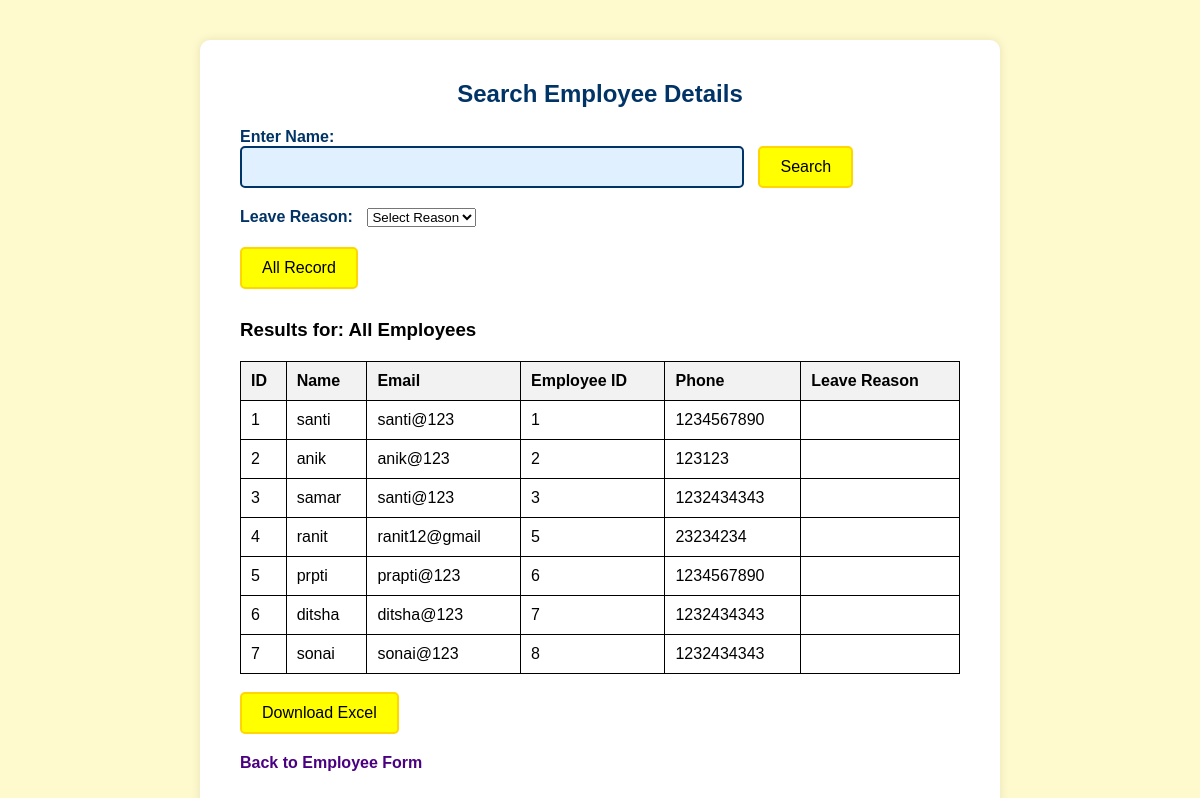
The page /all_employees on the database its author committed.
### tables this page shows
CREATE TABLE employees (
            id INTEGER PRIMARY KEY AUTOINCREMENT,
            name TEXT NOT NULL,
            email TEXT NOT NULL,
            employee_id TEXT NOT NULL,
            phone TEXT NOT NULL,
            address TEXT,
            leave_array TEXT DEFAULT ''
        );

### app.py (the view)
@app.route('/all_employees', methods=['GET'])
def all_employees():
    conn = sqlite3.connect('employee.db')
    cursor = conn.cursor()
    cursor.execute("SELECT * FROM employees")
    employees = cursor.fetchall()
    conn.close()
    return render_template('show_employee.html', employees=employees, names='All Employees', searched=True)

### templates/show_employee.html (shortened to what this page needs)
<!DOCTYPE html>
<html lang="en">
<head>
</head>
<body>
  <div class="container">
    <h2>Search Employee Details</h2>
    <div class="search-box">
      <form action="/get_employee" method="POST">
        <label for="name">Enter Name:</label><br>
        <input type="text" id="name" name="name" required>
        <input type="submit" value="Search">
      </form>
      <div class="form-row">
        <form action="/leave_type" method="POST">
          <div class="form-group" style="flex: 1; margin-top: 20px;">
            <label for="reason">Leave Reason:</label>
            <select id="reason" name="reason" required onchange="this.form.submit()">
              <option value="" disabled selected>Select Reason</option>
            </select>
          </div>
        </form>
      </div>
      <form action="/all_employees" method="GET" style="margin-top: 20px;">
        <button type="submit">All Record</button>
      </form>
    </div>
    {% if searched %}
  {% if employees %}
    <h3>Results for: {{ names }}</h3>
    <table>
      <tr>
        <th>ID</th>
        <th>Name</th>
        <th>Email</th>
        <th>Employee ID</th>
        <th>Phone</th>
        <th>Leave Reason</th>
      </tr>
      {% for employee in employees %}
      <tr>
        <td>{{ employee[0] }}</td>
        <td>{{ employee[1] }}</td>
        <td>{{ employee[2] }}</td>
        <td>{{ employee[3] }}</td>
        <td>{{ employee[4] }}</td>
        <td>{{ employee[7] }}</td>
      </tr>
      {% endfor %}
    </table>
        <br>
        <button onclick="downloadExcel()">Download Excel</button>
      {% else %}
        <p><strong>No employee found with the name "{{ name }}".</strong></p>
      {% endif %}
    {% endif %}
    <br>
    <a href="/">Back to Employee Form</a>
  </div>
</body>
</html>

### templates/show_employee.html (style rules this page uses)
* { box-sizing: border-box; }
body { font-family: Arial, sans-serif; background-color: #fffacd; margin: 0; padding: 0; display: flex; justify-content: center; align-items: flex-start; min-height: 100vh; padding-top: 40px; }
.container { background-color: #ffffff; padding: 40px; border-radius: 10px; width: 90%; max-width: 800px; box-shadow: 0 0 10px rgba(0, 0, 0, 0.1); }
h2 { text-align: center; color: #003366; margin-top: 0; }
.search-box { margin-bottom: 30px; }
label { font-weight: bold; color: #003366; }
input[type="text"] { padding: 10px; width: 60%; border-radius: 5px; border: 2px solid #003366; background-color: #e0f0ff; font-size: 16px; }
input[type="submit"], button { background-color: yellow; border: 2px solid #FFD700; color: black; padding: 10px 20px; font-size: 16px; border-radius: 5px; cursor: pointer; margin-left: 0px; transition: background-color 0.3s; }
table { border-collapse: collapse; width: 100%; margin-top: 20px; }
th, td { border: 1px solid black; padding: 10px; text-align: left; }
th { background-color: #f2f2f2; }
a { display: inline-block; margin-top: 20px; color: #4b0082; font-weight: bold; text-decoration: none; }
label { margin-right: 10px; }
input[type="text"] { width: 70%; margin-right: 10px; }
.search-box form { display: flex-column; justify-content: center; align-items: center; }

### rows shown on the page
employees: id "1", name "santi", email "santi@123", employee "1", phone "1234567890"
employees: id "2", name "anik", email "anik@123", employee "2", phone "123123"
employees: id "3", name "samar", email "santi@123", employee "3", phone "1232434343"
employees: id "4", name "ranit", email "ranit12@gmail", employee "5", phone "23234234"
employees: id "5", name "prpti", email "prapti@123", employee "6", phone "1234567890"
employees: id "6", name "ditsha", email "ditsha@123", employee "7", phone "1232434343"
employees: id "7", name "sonai", email "sonai@123", employee "8", phone "1232434343"

### other values the page prints
{{ names }} "All Employees"
